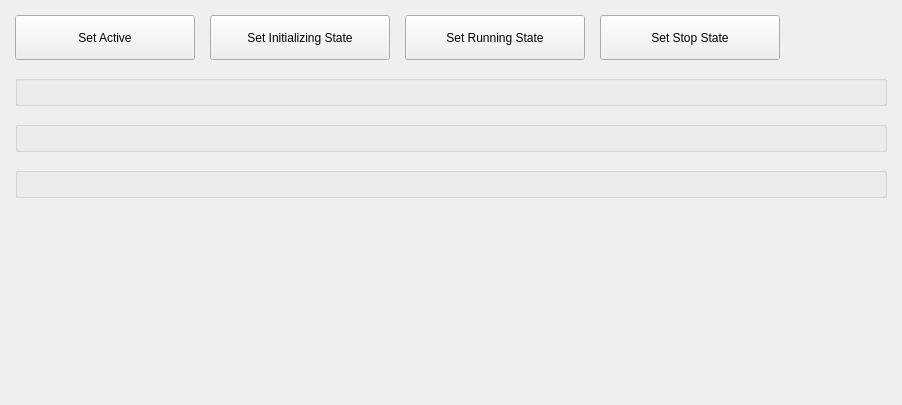
<?xml version="1.0" encoding="UTF-8"?>
<ui version="4.0">
 <class>ThreadProcBoard</class>
 <widget class="QWidget" name="ThreadProcBoard">
  <property name="geometry">
   <rect>
    <x>0</x>
    <y>0</y>
    <width>902</width>
    <height>405</height>
   </rect>
  </property>
  <property name="windowTitle">
   <string>Form</string>
  </property>
  <layout class="QGridLayout" name="gridLayout">
   <property name="leftMargin">
    <number>15</number>
   </property>
   <property name="topMargin">
    <number>15</number>
   </property>
   <property name="rightMargin">
    <number>15</number>
   </property>
   <property name="bottomMargin">
    <number>15</number>
   </property>
   <property name="spacing">
    <number>15</number>
   </property>
   <item row="0" column="1">
    <widget class="QPushButton" name="btn_SetInitializingState">
     <property name="minimumSize">
      <size>
       <width>180</width>
       <height>45</height>
      </size>
     </property>
     <property name="text">
      <string>Set Initializing State</string>
     </property>
     <property name="checkable">
      <bool>false</bool>
     </property>
    </widget>
   </item>
   <item row="0" column="3">
    <widget class="QPushButton" name="btn_SetStopState">
     <property name="minimumSize">
      <size>
       <width>180</width>
       <height>45</height>
      </size>
     </property>
     <property name="text">
      <string>Set Stop State</string>
     </property>
     <property name="checkable">
      <bool>false</bool>
     </property>
    </widget>
   </item>
   <item row="0" column="2">
    <widget class="QPushButton" name="btn_SetRunningState">
     <property name="minimumSize">
      <size>
       <width>180</width>
       <height>45</height>
      </size>
     </property>
     <property name="text">
      <string>Set Running State</string>
     </property>
     <property name="checkable">
      <bool>false</bool>
     </property>
    </widget>
   </item>
   <item row="4" column="0">
    <spacer name="verticalSpacer">
     <property name="orientation">
      <enum>Qt::Vertical</enum>
     </property>
     <property name="sizeHint" stdset="0">
      <size>
       <width>20</width>
       <height>40</height>
      </size>
     </property>
    </spacer>
   </item>
   <item row="0" column="4">
    <spacer name="horizontalSpacer">
     <property name="orientation">
      <enum>Qt::Horizontal</enum>
     </property>
     <property name="sizeHint" stdset="0">
      <size>
       <width>89</width>
       <height>20</height>
      </size>
     </property>
    </spacer>
   </item>
   <item row="2" column="0" colspan="5">
    <widget class="GroupBox" name="gpb_InitialProc">
     <property name="title">
      <string/>
     </property>
    </widget>
   </item>
   <item row="3" column="0" colspan="5">
    <widget class="GroupBox" name="gpb_AutoRunProc">
     <property name="title">
      <string/>
     </property>
    </widget>
   </item>
   <item row="0" column="0">
    <widget class="QPushButton" name="btn_Active">
     <property name="minimumSize">
      <size>
       <width>180</width>
       <height>45</height>
      </size>
     </property>
     <property name="text">
      <string>Set Active</string>
     </property>
     <property name="checkable">
      <bool>true</bool>
     </property>
    </widget>
   </item>
   <item row="1" column="0" colspan="5">
    <widget class="GroupBox" name="gpb_MonitorProc">
     <property name="title">
      <string/>
     </property>
    </widget>
   </item>
  </layout>
 </widget>
 <customwidgets>
  <customwidget>
   <class>GroupBox</class>
   <extends>QGroupBox</extends>
   <header>CustomerWidget/GroupBox/groupbox.h</header>
   <container>1</container>
  </customwidget>
 </customwidgets>
 <resources/>
 <connections/>
</ui>
